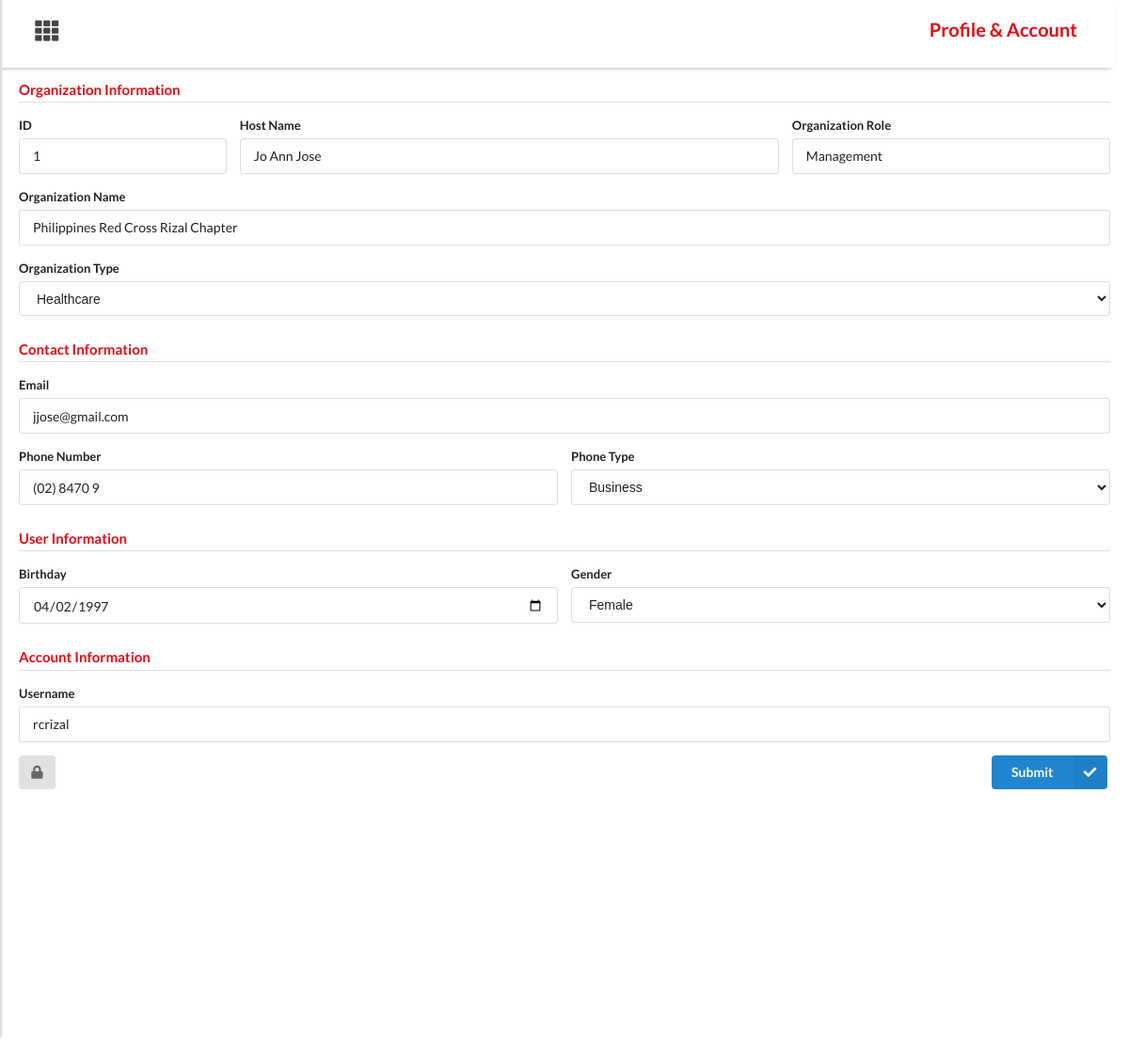
/lifeline_php/host_profile.php (signed in), run on the app's committed database.
### tables this page shows
CREATE TABLE `host` (
  `id` int(11) NOT NULL,
  `name` varchar(255) NOT NULL,
  `orgname` varchar(255) NOT NULL,
  `orgtype` varchar(255) NOT NULL,
  `orgrole` varchar(255) NOT NULL,
  `bday` date NOT NULL,
  `gender` varchar(255) NOT NULL,
  `email` varchar(255) NOT NULL,
  `phonenum` varchar(50) NOT NULL,
  `phonetype` varchar(255) NOT NULL,
  `username` varchar(255) NOT NULL,
  `password` varchar(255) NOT NULL,
  `hostedQ` varchar(255) NOT NULL,
  `relQ` varchar(255) NOT NULL,
  `hearQ` varchar(255) NOT NULL,
  `storyQ` varchar(255) NOT NULL,
  `is_active` varchar(255) NOT NULL DEFAULT 'Yes'
);

### lifeline_php/host_profile.php (the view, shortened to what this page needs)
<?php
  include 'includes/db.inc.php';
        $uid = $_SESSION["userid"];
        $rec = mysqli_query($conn, "SELECT * FROM host WHERE id = $uid");
        $record = mysqli_fetch_array($rec);
        $id = $record['id'];
        $fullname = $record['name'];
        $orgname = $record['orgname'];
        $orgtype = $record['orgtype'];
        $orgrole = $record['orgrole'];
        $bday = $record['bday'];
        $gender = $record['gender'];
        $email = $record['email'];
        $phonenum = $record['phonenum'];
        $phonetype = $record['phonetype'];
        $username = $record['username'];
?>
<!DOCTYPE html>
<html>
    <head>
        <link rel="stylesheet" href="assets/css/semantic/dist/semantic.min.css">
        <link rel="stylesheet" href="assets/css/custom.css">
        <link rel="stylesheet" href="assets/css/sidebar.css">
    </head>
    <body style="background-color:white;">
    <div class="container" >
    <div class="content" style="position: absolute; top:50%; transform: translateY(-56%);
                             width: 100%; max-width: 100%; height:100px; min-height: 90%;
                             overflow-y: scroll; overflow-x:hidden">
                <div class="ui vertical menu sidepanel"  id="mySidepanel" hidden="true" style="min-height:100vh">
                      <div class="ui two column very relaxed stackable grid" style="margin-top:-55px; margin-bottom:-20px">
                        <div class="column" style="margin-left: 30px; margin-top:10px">
                        </div>
                      </div>
                </div>
                <div class="ui grid" style="width:100%; background-color: white; position: sticky; top: 0; z-index:2; margin-bottom:10px;
                        border-bottom: 5px; -webkit-box-shadow: 0 4px 6px -6px #222; -moz-box-shadow: 0 4px 6px -6px #222; box-shadow: 0 4px 6px -6px #222;">
                <div class="eight wide column">
                    <button class="openbtn" onclick="openNav()" style="font-size:25px; margin-left:20px;background:transparent">
                            <i class="th icon"></i>
                    </button>
                </div>
                <div class="eight wide column">
                        <h4 style="text-align: right; color:#E50914; font-size:20px; padding: 10px 15px; margin-right:12px">
                            Profile & Account
                        </h4>
                </div>
            </div>
            <div class="main" style="padding:20px">
            <form action="includes/host_update.inc.php" class="ui form" method="post">
                        <h4 class="ui dividing header" style="color:#E50914">Organization Information</h4>
                        <div class="two fields">
                            <div class="field" style="width:20%">
                                <label>ID</label>
                                <div class="field">
                                    <input type="text" name="id" value="<?php echo $id; ?>" readonly>
                                </div>
                            </div>
                            <div class="field" style="width:50%">
                                <label>Host Name</label>
                                <div class="field">
                                    <input type="text" name="name" value="<?php echo $fullname; ?>" required>
                                </div>
                            </div>
                            <div class="field" style="width:30%">
                                <label>Organization Role</label>
                                <div class="field">
                                    <input type="text" name="orgrole" value="<?php echo $orgrole; ?>" required>
                                </div>
                            </div>
                        </div>
                        <div class="field">
                                <label>Organization Name</label>
                                <div class="field">
                                    <input type="text" name="orgname" value="<?php echo $orgname; ?>" required>
                                </div>
                            </div>
                            <div class="field">
                            <label>Organization Type</label>
                                <div class="ui selection" >
                                        <select class="form-select" name="orgtype" required>
                                            <option selected="selected" value="<?php echo $orgtype; ?>"><?php echo $orgtype; ?></option>
                                        </select>
                                </div>
                            </div>
                    <h4 class="ui dividing header" style="color:#E50914">Contact Information</h4>
                            <div class="field">
                                <label>Email</label>
                                <div class="field">
                                    <input type="text" name="email" value="<?php echo $email; ?>"  required>
                                </div>
                            </div>
                        <div class="two fields" >
                            <div class="field">
                                <label>Phone Number</label>
                                <div class="field">
                                    <input type="text" name="phonenum" value="<?php echo $phonenum; ?>" required>
                                </div>
                            </div>
                            <div class="field">
                                <label>Phone Type</label>
                                    <div class="ui selection" >
                                            <select class="form-select" name="phonetype" required>
                                                <option selected="selected"  value="<?php echo $phonetype; ?>"><?php echo $phonetype; ?></option>
                                            </select>
                                    </div>
                            </div>
                        </div>
                            <h4 class="ui dividing header" style="color:#E50914">User Information</h4>
                            <div class="two fields" >
                                <div class="field">
                                    <label>Birthday</label>
                                    <input type="date" name="bday" value="<?php echo $bday; ?>" required>
                                </div>
                                <div class="field">
                                    <label>Gender</label>
                                        <div class="ui selection" >
                                                <select class="form-select" name="gender" required>
                                                    <option selected="selected" value="<?php echo $gender; ?>"><?php echo $gender; ?></option>
                                                </select>
                                        </div>
                                </div>
                            </div>
                            <h4 class="ui dividing header" style="color:#E50914">Account Information</h4>
                                <div class="field">
                                    <label>Username</label>
                                    <input type="text" name="username" placeholder="Username" value="<?php echo $username; ?>" required>
                                </div>
                        <a href="host_changepass.php">
                            <button type="button" class="ui left icon button" style="float:left" data-content="Change Password">
                                <i class="lock icon"></i>
                            </button>
                        </a>
                        <button type="submit" name="submit" class="ui right labeled icon primary button" style="float:right">
                            <i class="check icon"></i>
                                Submit
                        </button>
                </form>
            </div>
        </div>
    </div>
    </body>

### lifeline_php/assets/css/custom.css (style rules this page uses)
body { width: 100vw; }
@media only screen and (min-width: 600px) { .container { display: flex; justify-content: center; align-items: center; padding:30px; } }
@media only screen and (min-width: 768px) { .container { display: flex; justify-content: center; align-items: center; padding:30px; } }
@media only screen and (min-width: 992px) { .container { display: flex; justify-content: center; align-items: center; padding:100px; } }
@media only screen and (min-width: 1200px) { .container { display: flex; justify-content: center; align-items: center; padding:100px; } }

### lifeline_php/assets/css/sidebar.css (style rules this page uses)
.sidepanel { position: fixed; z-index: 3; top: 0; left:0; overflow: hidden; transition: 0.5s; padding-top: 60px; }
.openbtn { font-size: 20px; cursor: pointer; background-color: white; color:#444; padding: 10px 15px; border: none; }

### data on the page
host: id "1", name "Jo Ann Jose", orgrole "Management", orgname "Philippines Red Cross Rizal Chapter", orgtype "Healthcare", email "jjose@gmail.com", phonenum "(02) 8470 9", phonetype "Business", bday "04/02/1997", gender "Female", username "rcrizal"
